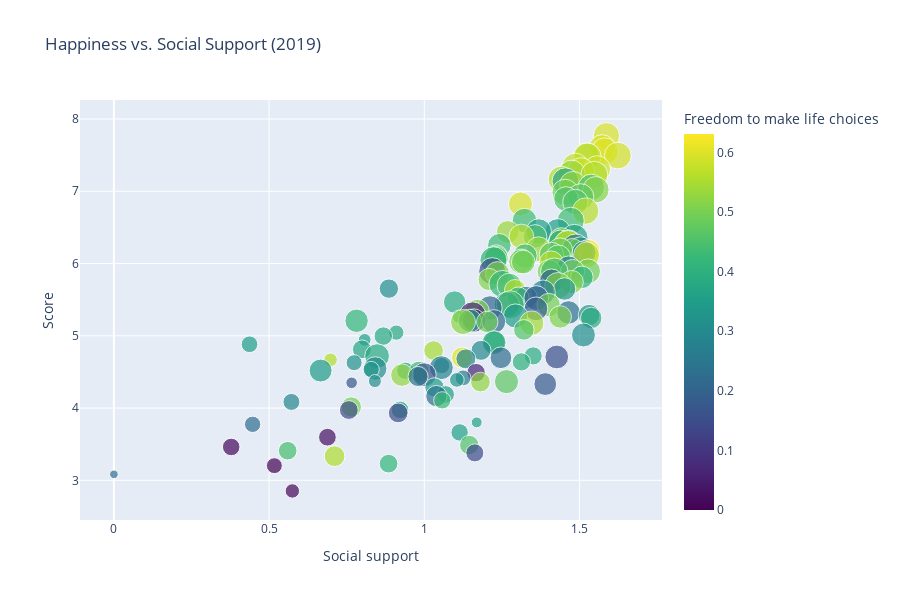

The notebook cell saved with this chart:
### Code cell
import plotly.express as px

fig = px.scatter(df,
                 x="Social support",
                 y="Score",
                 color="Freedom to make life choices",
                 size="Healthy life expectancy",
                 hover_name="Country or region",
                 color_continuous_scale="Viridis",
                 title="Happiness vs. Social Support (2019)")



fig.update_layout(height=600)
fig.show()

### Figure 1 — Plotly figure (JSON) as saved in the notebook; plotly's stock layout.template omitted (floating-point values rounded to 4 significant figures; data arrays with more than 128 entries replaced by an {"elided": "..."} marker saying what was removed)
{"data": [{"hovertemplate": "<b>%{hovertext}</b><br><br>Social support=%{x}<br>Score=%{y}<br>Healthy life expectancy=%{marker.size}<br>Freedom to make life choices=%{marker.color}<extra></extra>", "hovertext": {"elided": "156 str values"}, "legendgroup": "", "marker": {"color": {"elided": "156 float values"}, "coloraxis": "coloraxis", "size": {"elided": "156 float values"}, "sizemode": "area", "sizeref": 0.002853, "symbol": "circle"}, "mode": "markers", "name": "", "orientation": "v", "showlegend": false, "type": "scatter", "x": {"elided": "156 float values"}, "xaxis": "x", "y": {"elided": "156 float values"}, "yaxis": "y"}], "layout": {"coloraxis": {"colorbar": {"title": {"text": "Freedom to make life choices"}}, "colorscale": [[0, "#440154"], [0.1111, "#482878"], [0.2222, "#3e4989"], [0.3333, "#31688e"], [0.4444, "#26828e"], [0.5556, "#1f9e89"], [0.6667, "#35b779"], [0.7778, "#6ece58"], [0.8889, "#b5de2b"], [1, "#fde725"]]}, "height": 600, "legend": {"itemsizing": "constant", "tracegroupgap": 0}, "title": {"text": "Happiness vs. Social Support (2019)"}, "xaxis": {"anchor": "y", "domain": [0, 1], "title": {"text": "Social support"}}, "yaxis": {"anchor": "x", "domain": [0, 1], "title": {"text": "Score"}}}}
